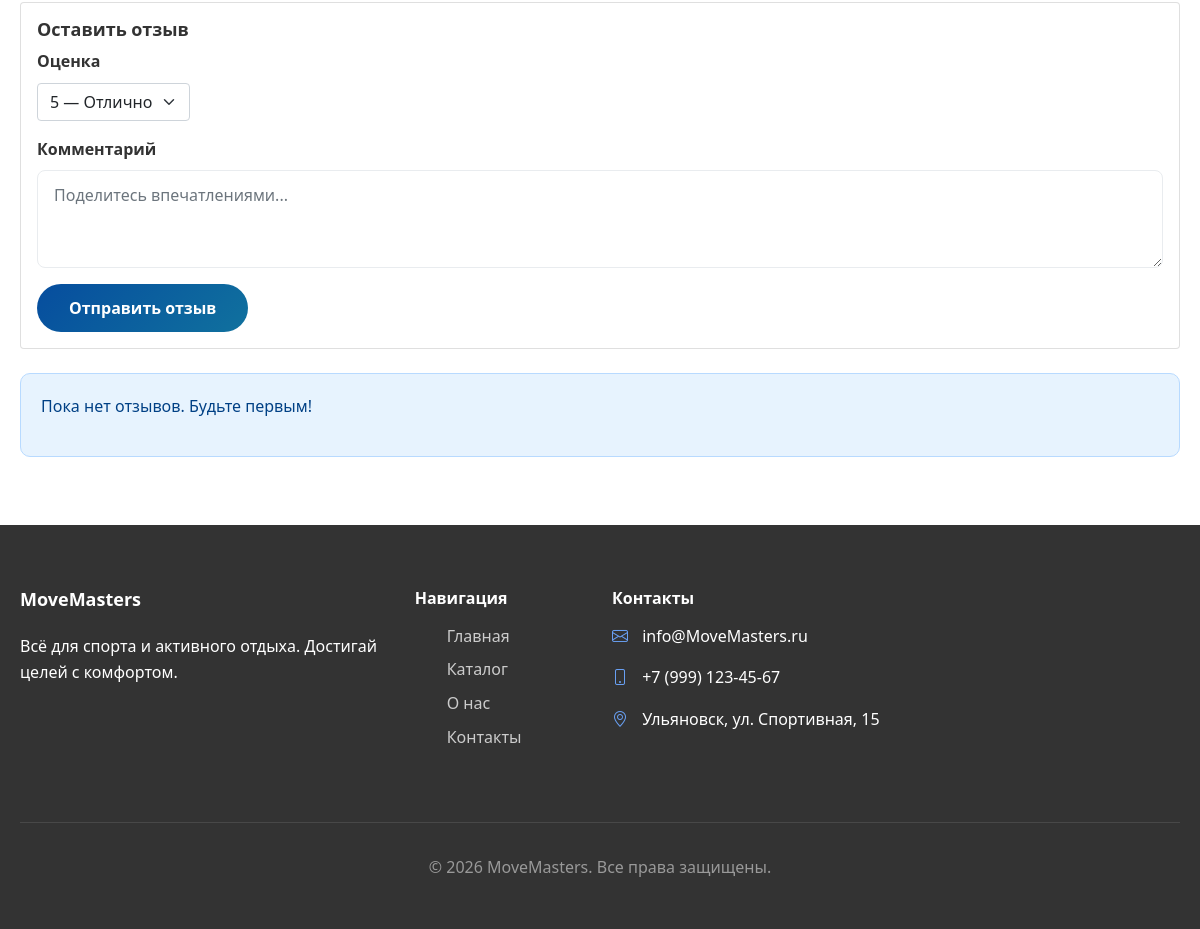
Page /product/22/ (signed in, lower part) on the earlier database version.
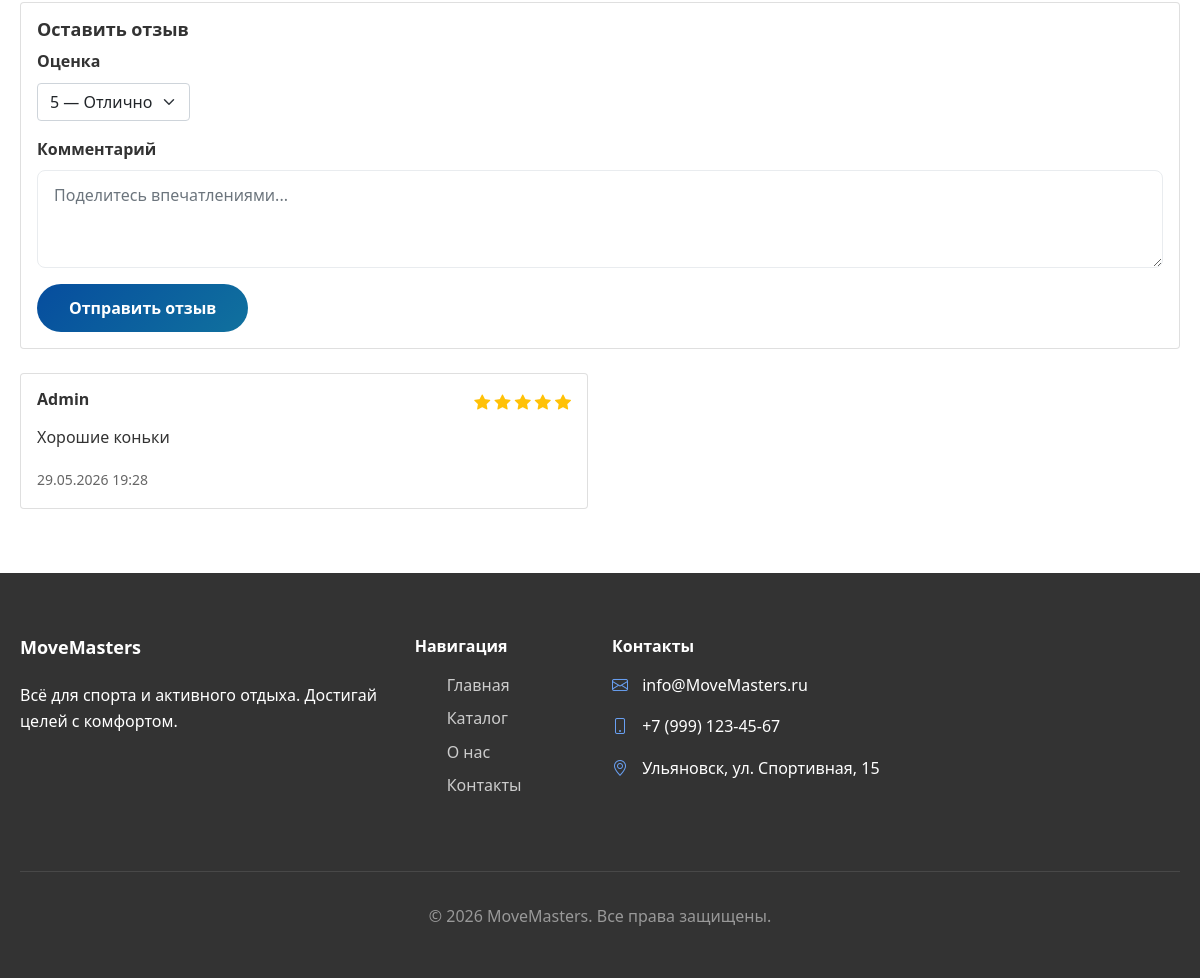
Same page on the later database version.
### main/models.py (models this page shows, shortened)
class Review(models.Model):
    product = models.ForeignKey(Product, on_delete=models.CASCADE, related_name='reviews')
    user = models.ForeignKey(CustomUser, on_delete=models.CASCADE)
    rating = models.PositiveIntegerField("Оценка", default=5)  # 1-5
    comment = models.TextField("Комментарий")
    is_approved = models.BooleanField("Одобрен", default=False)
    created_at = models.DateTimeField("Дата создания", auto_now_add=True)
    class Meta:
        verbose_name = "Отзыв"
        verbose_name_plural = "Отзывы"

class CustomUser(AbstractUser):
    ROLE_CHOICES = [
        ('customer', 'Покупатель'),
        ('moderator', 'Модератор'),
        ('admin', 'Администратор'),
    ]
    role = models.CharField("Роль", max_length=20, choices=ROLE_CHOICES, default='customer')
    phone = models.CharField("Телефон", max_length=20, blank=True)
    address = models.TextField("Адрес", blank=True)
    class Meta:
        verbose_name = "Пользователь"
        verbose_name_plural = "Пользователи"

### main/views.py (the view, shortened to what this page needs)
# urls.py: path('product/<int:product_id>/', views.product_detail, name='product_detail'),
def product_detail(request, product_id):
    product = get_object_or_404(Product, id=product_id, is_active=True)
    reviews = Review.objects.filter(product=product, is_approved=True).order_by('-created_at')
    return render(request, 'product.html', {
        'product': product,
        'reviews': reviews
    })

### main/templates/product.html (shortened to what this page needs)
{% extends 'base.html' %}
{% block content %}
<div class="container py-5">
    <div class="mt-5">
    {% if user.is_authenticated %}
    <div class="card mb-4">
        <div class="card-body">
            <h5 class="card-title">Оставить отзыв</h5>
            <form method="post">
                <div class="mb-3">
                    <label class="form-label">Оценка</label>
                    <select name="rating" class="form-select" style="width: auto;">
                        <option value="5">5 — Отлично</option>
                    </select>
                </div>
                <div class="mb-3">
                    <label class="form-label">Комментарий</label>
                    <textarea name="comment" class="form-control" rows="3" required placeholder="Поделитесь впечатлениями..."></textarea>
                </div>
                <button type="submit" class="btn eco-btn">Отправить отзыв</button>
            </form>
        </div>
    </div>
    {% else %}
    <div class="alert alert-info">
        <p><a href="{% url 'login' %}">Войдите</a>, чтобы оставить отзыв.</p>
    </div>
    {% endif %}
    {% if reviews %}
    <div class="row">
        {% for review in reviews %}
        <div class="col-md-6 mb-3">
            <div class="card">
                <div class="card-body">
                    <div class="d-flex justify-content-between mb-2">
                        <h6 class="card-title">{{ review.user.username }}</h6>
                        <div class="text-warning">
                            {% for i in "12345"|make_list %}
                                {% if forloop.counter <= review.rating %}
                                    <i class="bi bi-star-fill"></i>
                                {% else %}
                                    <i class="bi bi-star"></i>
                                {% endif %}
                            {% endfor %}
                        </div>
                    </div>
                    <p class="card-text">{{ review.comment }}</p>
                    <small class="text-muted">{{ review.created_at|date:"d.m.Y H:i" }}</small>
                </div>
            </div>
        </div>
        {% endfor %}
    </div>
    {% else %}
    <div class="alert alert-info">
        <p>Пока нет отзывов. Будьте первым!</p>
    </div>
    {% endif %}
</div>
</div>
{% endblock %}

Differences in the rows shown:
added Review: user.username "Admin", rating 5 (drawn), comment "Хорошие коньки", created_at "29.05.2026 19:28"
Other differences:
text no longer shown: "Пока нет отзывов. Будьте первым!"
